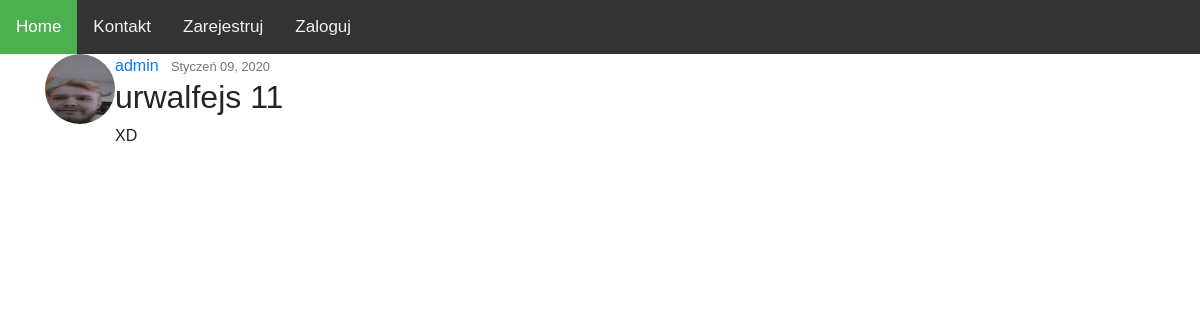
Screenshot of /post/12/ with the database file from the repository.
### apka/models.py (models this page shows, shortened)
class Post(models.Model):
    title = models.CharField(max_length=20)
    content = models.TextField(max_length=200)
    date_posted = models.DateTimeField(default=timezone.now)
    author = models.ForeignKey(User, on_delete=models.CASCADE)

### users/models.py (models this page shows, shortened)
class Profil(models.Model):
    user = models.OneToOneField(User, on_delete=models.CASCADE)
    image = models.ImageField(default='default.jpg', upload_to='profile_pics')

### apka/views.py (the view)
# urls.py: path('post/<int:pk>/', PostDetailView.as_view(), name='post-detail'),
class PostDetailView(DetailView):
    model = Post

### apka/templates/apka/post_detail.html (shortened to what this page needs)
{% extends "base.html" %}
{% block content %}
<article class="media content-section">
    <img class="rounded-circle article-img" src="{{ object.author.profil.image.url }}" height="70" width="70">
    <div class="media-body">
        <div class="article-metadata">
            <a class="mr-2" href="{% url 'user-posts' object.author.username %}">{{ object.author }}</a>
            <small class="text-muted">{{ object.date_posted|date:"F d, Y" }}</small>
        </div>
        <h2 class="article-title">{{ object.title }}</h2>
        <p class="article-content">{{ object.content }}</p>
    </div>
</article>
{% endblock content %}

### apka/templates/base.html (style rules this page uses)
body { margin: 0; font-family: Arial, Helvetica, sans-serif; }

### rows the page displays
Post: author.profil.image (picture), author "admin", date_posted "Styczeń 09, 2020", title "urwalfejs 11", content "XD"
